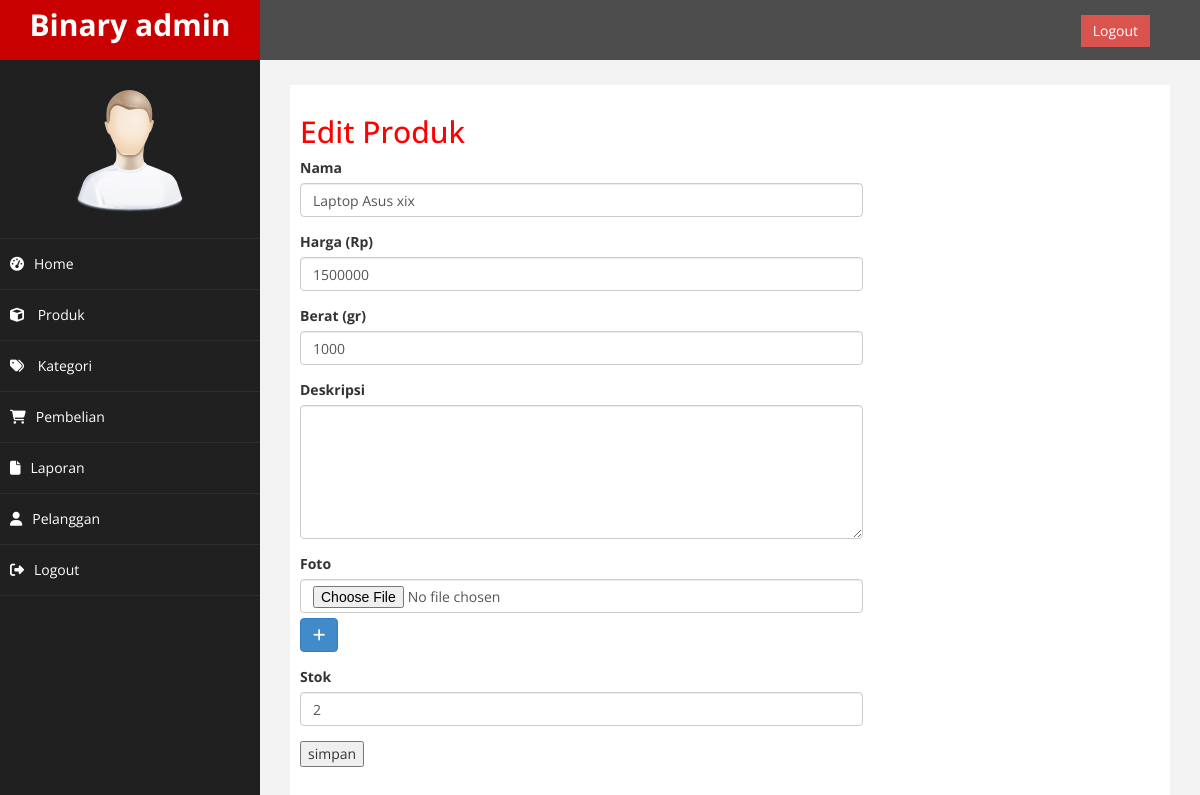
The app's page /admin/index.php?halaman=ubahproduk&produk=1 (signed in) with its own data.
### tables this page shows
CREATE TABLE `produk` (
  `id_produk` int(11) NOT NULL,
  `id_kategori` int(5) NOT NULL,
  `nama_produk` varchar(100) NOT NULL,
  `harga_produk` int(11) NOT NULL,
  `berat_produk` int(11) NOT NULL,
  `foto_produk` varchar(100) NOT NULL,
  `deskripsi_produk` text NOT NULL,
  `stok_produk` int(5) NOT NULL
);

### admin/ubahproduk.php (the view, shortened to what this page needs)
<?php include "../koneksi.php";?>
<?php $id = $_GET['produk'];?>
<?php $ambil = $koneksi->query("SELECT * FROM produk LEFT JOIN kategori ON produk.id_kategori=kategori.id_kategori
where produk.id_produk=$id
"); ?>
<?php $pecah = mysqli_fetch_array($ambil); ?>
<h2>Edit Produk</h2>
<div class="row">
	<div class="col-md-8">
		<form action="" method="post" enctype="multipart/form-data">
				<div class="form-group">
					<label>Nama</label>
					<input type="text" name="nama_produk" value="<?php echo $pecah['nama_produk'];?>" class="form-control">
				</div>
                <div class="form-group">
					<label>Harga (Rp)</label>
					<input type="number" name="harga_produk" value='<?php echo $pecah['harga_produk'];?>' class="form-control">
				</div>
				<div class="form-group">
					<label>Berat (gr)</label>
					<input type="number" name="berat_produk" value='<?php echo $pecah['berat_produk'];?>' class="form-control">
				</div>
				<div class="form-group">
					<label>Deskripsi</label>
					<textarea type="text" name="deskripsi_produk" value='<?php echo $pecah['deskripsi_produk'];?>' class="form-control" rows="6"></textarea>
				</div>
				<div class="form-group">
					<label>Foto</label>
					<div class="letak-input" style="margin-bottom: 5px;">
						<input type="file" name="foto[]" class="form-control">
					</div>
					<span class="btn btn-primary btn-tambah">
						<i class="fa fa-plus"></i>
					</span>
				</div>
				<div class="form-group">
					<label>Stok</label>
					<input type="number" name="stok_produk" value='<?php echo $pecah['stok_produk'];?>' class="form-control">
				</div>
				<td><input type="submit" value="simpan" name="proses"></td>
			</form>
		</div>
	</div>

### admin/assets/css/custom.css (style rules this page uses)
body { font-family: 'Open Sans', sans-serif; }
h2 { color: #f00; }

### records on screen
produk: nama_produk "Laptop Asus xix", harga_produk "1500000", berat_produk "1000", stok_produk "2"
